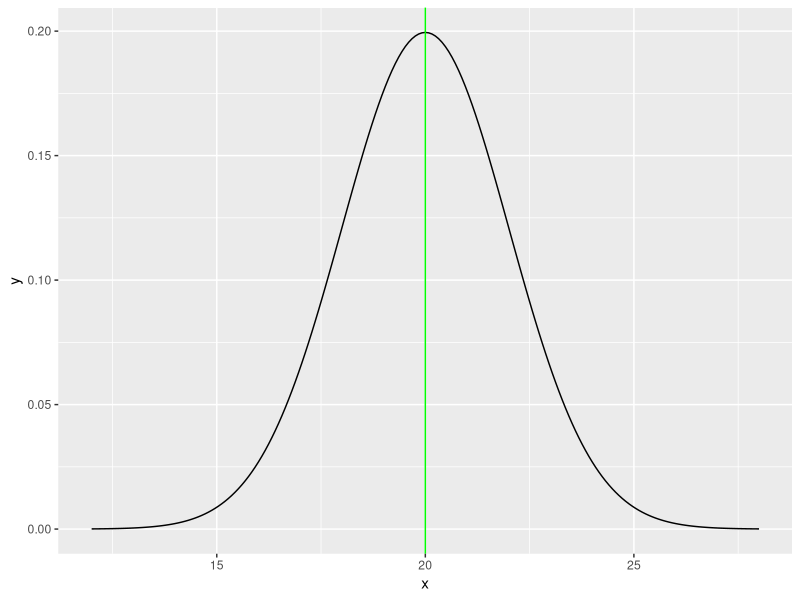

The R source for this figure:
## ---- chunk 1
knitr::opts_chunk$set(echo = TRUE)
library(ggplot2)
## ---- chunk 2
m <- 20
s <- 16
n <- 64

## ---- chunk 3
sn <- s / sqrt(n)
## ---- chunk 4
ggplot(data = data.frame(x = c(m-4*sn, m+4*sn)), mapping = aes(x)) +
  stat_function(fun = dnorm, n = 201, args = list(mean = m, sd = sn)) +
  geom_vline(xintercept = m, color = "green")
## ---- chunk 5
(15.5 - m) / sn
(23 - m) / sn
## ---- chunk 6
pnorm(16, mean = m, sd = sn)
## ---- chunk 7
1 - pnorm(23, mean = m, sd = sn)
## ---- chunk 8
pnorm(22, mean = m, sd = sn) - pnorm(16, mean = m, sd = sn)
